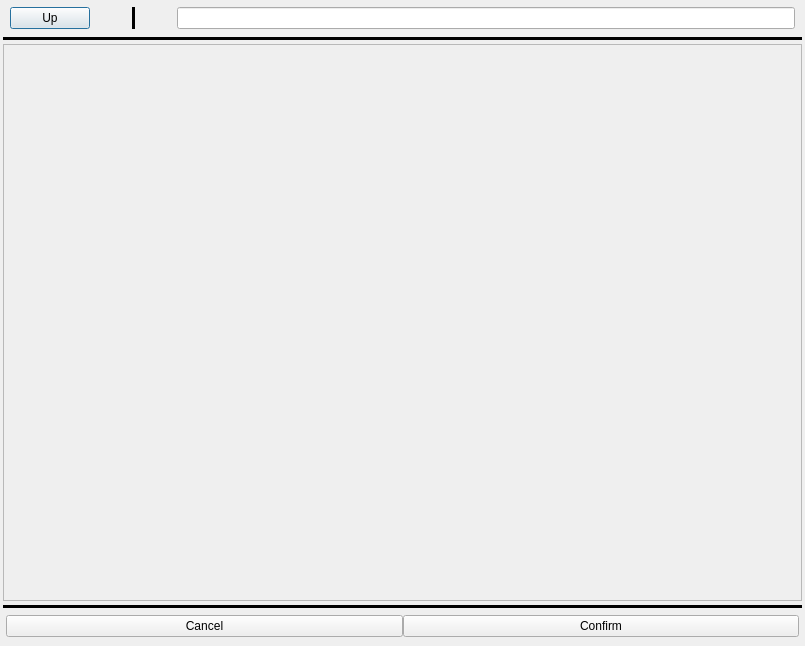
<?xml version="1.0" encoding="UTF-8"?>
<ui version="4.0">
 <class>file_chooser</class>
 <widget class="QDialog" name="file_chooser">
  <property name="geometry">
   <rect>
    <x>0</x>
    <y>0</y>
    <width>805</width>
    <height>646</height>
   </rect>
  </property>
  <property name="windowTitle">
   <string>Form</string>
  </property>
  <layout class="QGridLayout" name="gridLayout">
   <property name="leftMargin">
    <number>3</number>
   </property>
   <property name="topMargin">
    <number>3</number>
   </property>
   <property name="rightMargin">
    <number>3</number>
   </property>
   <property name="bottomMargin">
    <number>3</number>
   </property>
   <property name="horizontalSpacing">
    <number>0</number>
   </property>
   <property name="verticalSpacing">
    <number>4</number>
   </property>
   <item row="0" column="0">
    <layout class="QVBoxLayout" name="verticalLayout">
     <property name="leftMargin">
      <number>7</number>
     </property>
     <property name="topMargin">
      <number>4</number>
     </property>
     <property name="rightMargin">
      <number>7</number>
     </property>
     <property name="bottomMargin">
      <number>4</number>
     </property>
     <item>
      <layout class="QHBoxLayout" name="horizontalLayout_2">
       <property name="spacing">
        <number>12</number>
       </property>
       <item>
        <widget class="QPushButton" name="ButtonUpPath">
         <property name="sizePolicy">
          <sizepolicy hsizetype="Fixed" vsizetype="Fixed">
           <horstretch>0</horstretch>
           <verstretch>0</verstretch>
          </sizepolicy>
         </property>
         <property name="text">
          <string>  Up  </string>
         </property>
        </widget>
       </item>
       <item>
        <spacer name="horizontalSpacer">
         <property name="orientation">
          <enum>Qt::Horizontal</enum>
         </property>
         <property name="sizeType">
          <enum>QSizePolicy::Fixed</enum>
         </property>
         <property name="sizeHint" stdset="0">
          <size>
           <width>30</width>
           <height>20</height>
          </size>
         </property>
        </spacer>
       </item>
       <item>
        <widget class="Line" name="line_3">
         <property name="frameShadow">
          <enum>QFrame::Plain</enum>
         </property>
         <property name="lineWidth">
          <number>4</number>
         </property>
         <property name="orientation">
          <enum>Qt::Vertical</enum>
         </property>
        </widget>
       </item>
       <item>
        <spacer name="horizontalSpacer_2">
         <property name="orientation">
          <enum>Qt::Horizontal</enum>
         </property>
         <property name="sizeType">
          <enum>QSizePolicy::Fixed</enum>
         </property>
         <property name="sizeHint" stdset="0">
          <size>
           <width>30</width>
           <height>20</height>
          </size>
         </property>
        </spacer>
       </item>
       <item>
        <widget class="QLineEdit" name="lineEditPath">
         <property name="focusPolicy">
          <enum>Qt::StrongFocus</enum>
         </property>
         <property name="cursorMoveStyle">
          <enum>Qt::VisualMoveStyle</enum>
         </property>
        </widget>
       </item>
      </layout>
     </item>
    </layout>
   </item>
   <item row="4" column="0">
    <layout class="QHBoxLayout" name="horizontalLayout">
     <property name="sizeConstraint">
      <enum>QLayout::SetMinimumSize</enum>
     </property>
     <property name="leftMargin">
      <number>3</number>
     </property>
     <property name="topMargin">
      <number>3</number>
     </property>
     <property name="rightMargin">
      <number>3</number>
     </property>
     <property name="bottomMargin">
      <number>6</number>
     </property>
     <item>
      <widget class="QPushButton" name="ButtonCancel">
       <property name="sizePolicy">
        <sizepolicy hsizetype="Minimum" vsizetype="Fixed">
         <horstretch>0</horstretch>
         <verstretch>0</verstretch>
        </sizepolicy>
       </property>
       <property name="text">
        <string>Cancel</string>
       </property>
      </widget>
     </item>
     <item>
      <widget class="QPushButton" name="ButtonConfirm">
       <property name="sizePolicy">
        <sizepolicy hsizetype="Minimum" vsizetype="Fixed">
         <horstretch>0</horstretch>
         <verstretch>0</verstretch>
        </sizepolicy>
       </property>
       <property name="text">
        <string>Confirm</string>
       </property>
      </widget>
     </item>
    </layout>
   </item>
   <item row="2" column="0">
    <widget class="QScrollArea" name="scrollArea">
     <property name="frameShadow">
      <enum>QFrame::Plain</enum>
     </property>
     <property name="lineWidth">
      <number>0</number>
     </property>
     <property name="widgetResizable">
      <bool>true</bool>
     </property>
     <widget class="QWidget" name="scrollAreaWidgetContents">
      <property name="geometry">
       <rect>
        <x>0</x>
        <y>0</y>
        <width>797</width>
        <height>549</height>
       </rect>
      </property>
      <layout class="QGridLayout" name="gridLayout_2">
       <property name="leftMargin">
        <number>2</number>
       </property>
       <property name="topMargin">
        <number>0</number>
       </property>
       <property name="rightMargin">
        <number>2</number>
       </property>
       <property name="bottomMargin">
        <number>0</number>
       </property>
       <item row="0" column="0">
        <layout class="QVBoxLayout" name="layoutFiles">
         <property name="spacing">
          <number>0</number>
         </property>
         <property name="rightMargin">
          <number>17</number>
         </property>
        </layout>
       </item>
      </layout>
     </widget>
    </widget>
   </item>
   <item row="3" column="0">
    <widget class="Line" name="line">
     <property name="frameShadow">
      <enum>QFrame::Plain</enum>
     </property>
     <property name="lineWidth">
      <number>4</number>
     </property>
     <property name="orientation">
      <enum>Qt::Horizontal</enum>
     </property>
    </widget>
   </item>
   <item row="1" column="0">
    <widget class="Line" name="line_2">
     <property name="frameShadow">
      <enum>QFrame::Plain</enum>
     </property>
     <property name="lineWidth">
      <number>4</number>
     </property>
     <property name="orientation">
      <enum>Qt::Horizontal</enum>
     </property>
    </widget>
   </item>
  </layout>
 </widget>
 <resources/>
 <connections/>
</ui>
